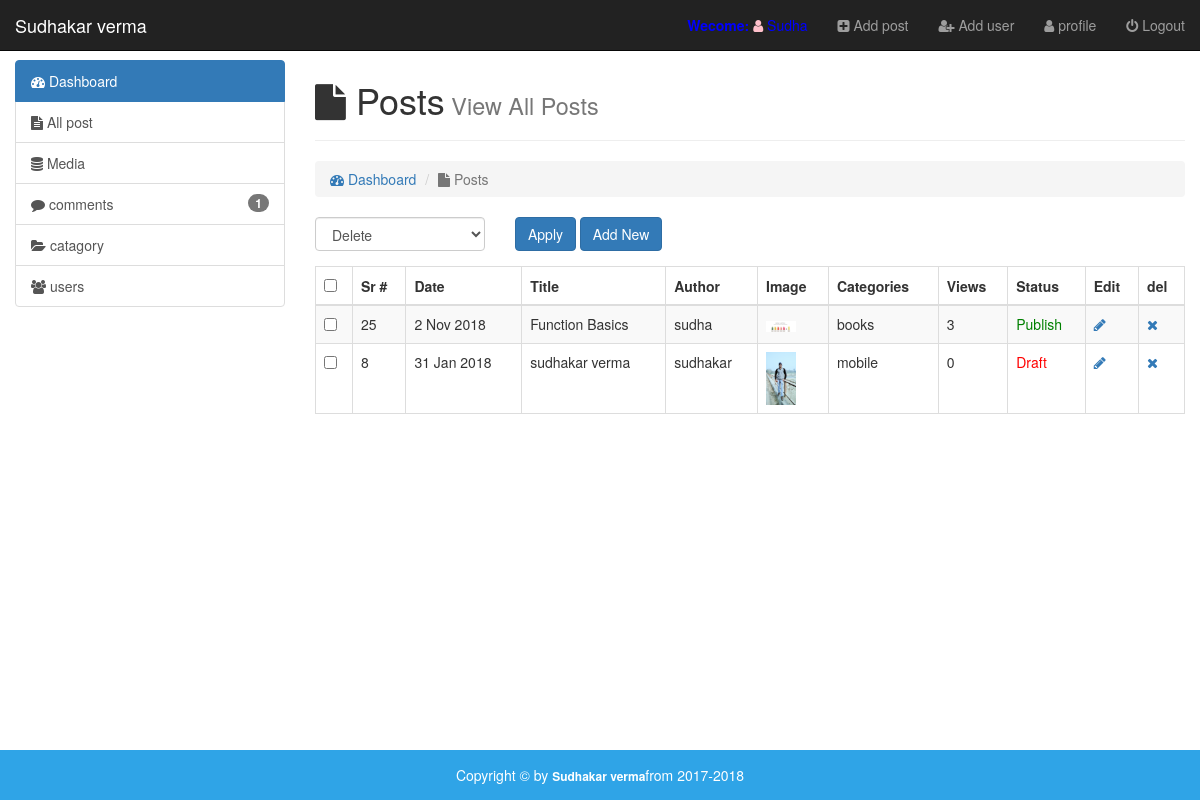
Page /cms/admin/posts.php (signed in) on the committed database.
### tables this page shows
CREATE TABLE `posts` (
  `id` int(11) NOT NULL,
  `date` int(11) NOT NULL,
  `title` varchar(255) NOT NULL,
  `author` varchar(255) NOT NULL,
  `author_image` varchar(255) NOT NULL,
  `image` varchar(255) NOT NULL,
  `catagory` varchar(255) NOT NULL,
  `tags` varchar(255) NOT NULL,
  `post_data` text NOT NULL,
  `views` int(11) NOT NULL,
  `status` varchar(255) NOT NULL
);

### cms/admin/posts.php (the view, shortened to what this page needs)
<?php
require_once('inc/top.php');
     $session_username=$_SESSION['username'];
     $session_role=$_SESSION['role'];
?>
  </head>
  <body>
     <div id="wrapper">
      <?php
     require_once('inc/header.php');
?>
   <div class="container-fluid body-section">
      <div class="row">
         <div class="col-md-3">
      <?php
     require_once('inc/sidebar.php');
       ?>
         </div>
         <div class="col-md-9">
            <h1 class="animated fadeInUp"><i class="fa fa-file"></i> Posts<small> View All Posts</small></h1><hr>
            <ol class="breadcrumb">
               <li><a href="index.php"><i class="fa fa-tachometer"></i> Dashboard </a></li>
               <li class="active"><i class="fa fa-file"> </i> Posts </li>
            </ol>
            <?php
            if ( $session_role=='admin') {
             $query="SELECT * from posts order by id desc ";
            $run=mysqli_query($conn,$query);
            }else if( $session_role=='author') {
                 $query="SELECT * from posts WHERE author='$session_username' order by id desc ";
            $run=mysqli_query($conn,$query);
            }
             if (mysqli_num_rows($run) > 0)  {
            ?>
             <form action="" method="post">
             <div class="row">
               <div class="col-sm-8">
                   <div class="row">
                     <div class="col-xs-4">
                       <div class="form-group">
                         <select name="bulk-options" id="" class="form-control">
                           <option value="delete">Delete</option>
                         </select>
                       </div>
                     </div>
                     <div class="col-xs-8">
                       <input type="submit" name="" class="btn btn-primary" value="Apply">
                       <a href="add-post.php" class="btn btn-primary">Add New</a>
                     </div>
                   </div>
               </div>
             </div>
             <table class="table table-bordered table-striped table-hover">
               <thead>
                 <tr>
                   <th><input type="checkbox" id="selectallboxes" ></th>
                 <th>Sr #</th>
                 <th>Date</th>
                 <th>Title</th>
                 <th>Author</th>
                 <th>Image</th>
                 <th>Categories</th>
                 <th>Views</th>
                 <th>Status</th>
                 <th>Edit</th>
                 <th>del</th>
               </tr>
               </thead>
               <tbody>
                 <?php
                 while ($row=mysqli_fetch_array($run)) {
                   $id=$row['id'];
                   $date=getdate($row['date']);
                   $day = $date['mday'];
                   $month =substr($date['month'], 0,3);
                   $year =$date['year'];
                   $title=$row['title'];
                   $author=$row['author'];
                   $image=$row['image'];
                   $catagory=$row['catagory'];
                   $views=$row['views'];
                   $status=$row['status'];
                 ?>
                 <tr>
                   <td><input type="checkbox" name="checkboxes[]" value="<?php  echo($id); ?>" class="checkboxes"></td>
                 <td><?php echo$id; ?></td>
                 <td><?php echo$day; ?> <?php echo$month; ?> <?php echo$year; ?></td>
                 <td><?php echo"$title"; ?></td>
                 <td><?php echo$author; ?></td>
                 <td><img src="img/<?php echo $image; ?>" width="30px"></td>
               <td><?php echo $catagory; ?></td>
               <td><?php echo$views; ?></td>
                 <td><span style="color:<?php if ($status=='publish') {
                   echo "green";
                 } elseif ($status=='draft') {
                   echo "red";
                 }?> ;"><?php echo ucfirst($status); ?></span</td>
                 <td><a href="edit-post.php?edit=<?php echo$id; ?>"><i class="fa fa-pencil"></i></a></td>
                 <td><a href="posts.php?del=<?php echo$id; ?>"><i class="fa fa-times"></i></a></td>
                 </tr>
                 <?php }
                 ?>
                    </form>
             <?php
             }else{
             echo "<center><h2>NO  Posts Available   $session_role  Now</h2></center";
            }
              ?>
         </div>
      </div>
   </div>
   <?php require_once 'inc/footer.php'; ?>

### cms/admin/css/style.css (style rules this page uses)
html,body { height: 100%; }
body { padding-top:60px; }
#wrapper { min-height: 100%; position: relative; }
.body-section { padding-bottom:70px; }

### rows in the picture
posts: id "25", date "2", date "Nov", date "2018", title "Function Basics", author "sudha", image (picture), catagory "books", views "3", status "Publish"
posts: id "8", date "31", date "Jan", date "2018", title "sudhakar verma", author "sudhakar", image (picture), catagory "mobile", views "0", status "Draft"

### other values in the picture
$num_of_rows "1"
